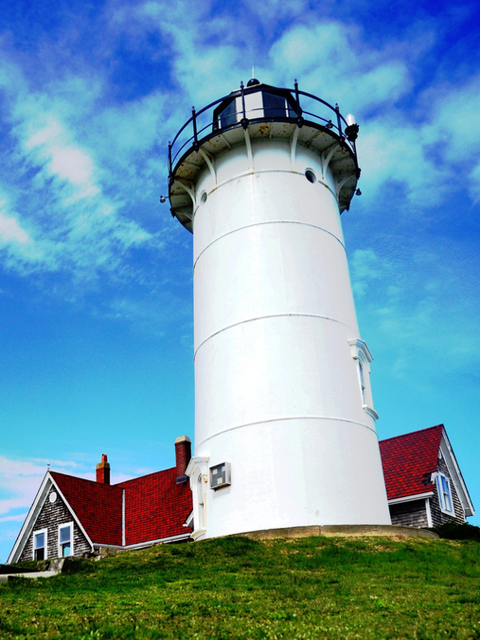
%> input picture HW1/images/lighthouse.png, 480 x 640 px
$ octave HW1_Task3.m   (GNU Octave 9; MATLAB toolbox functions it lacks are replaced by stand-ins)
%> lines starting %> are read from the running program, lines starting %| are printed output that depends on the picture
% Task 3 - Basic Image Processing in Octave

% Load the original RGB image
originalImage = imread('./images/lighthouse.png');
%> originalImage is the input picture: size 640x480x3 uint8; mean R, G, B 106.4, 150.1, 171.4

% Display the original RGB image
subplot(2, 2, 1);
imshow(originalImage);
title('Original RGB Image');

% Convert the original RGB image to grayscale
grayImage = rgb2gray(originalImage);
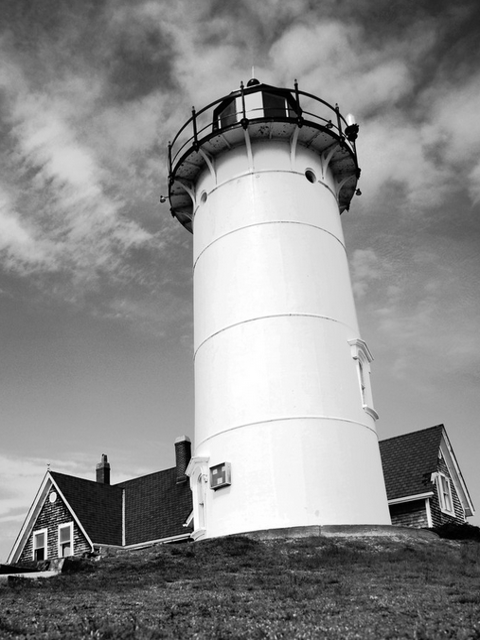
%> grayImage: size 640x480 uint8; min 0, max 255, mean 139.5

% Display the grayscale image
subplot(2, 2, 2);
imshow(grayImage);
title('Grayscale Image');

% Load the image package
pkg load image

% Rotate the original RGB image
rotatedImage = imrotate(originalImage, 45);
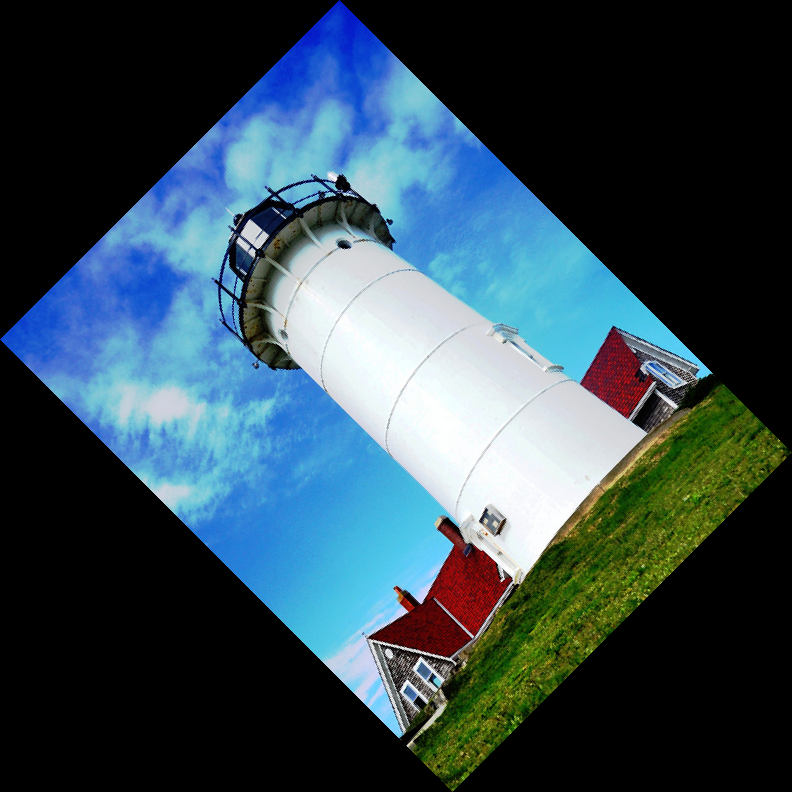
%> rotatedImage: size 792x792x3 uint8; mean R, G, B 52.1, 73.5, 83.9

% Display the rotated image
subplot(2, 2, 3);
imshow(rotatedImage);
title('Rotated Image');

% Display the histogram of the grayscale image
subplot(2, 2, 4);
imhist(grayImage);
title('Histogram of Grayscale Image');
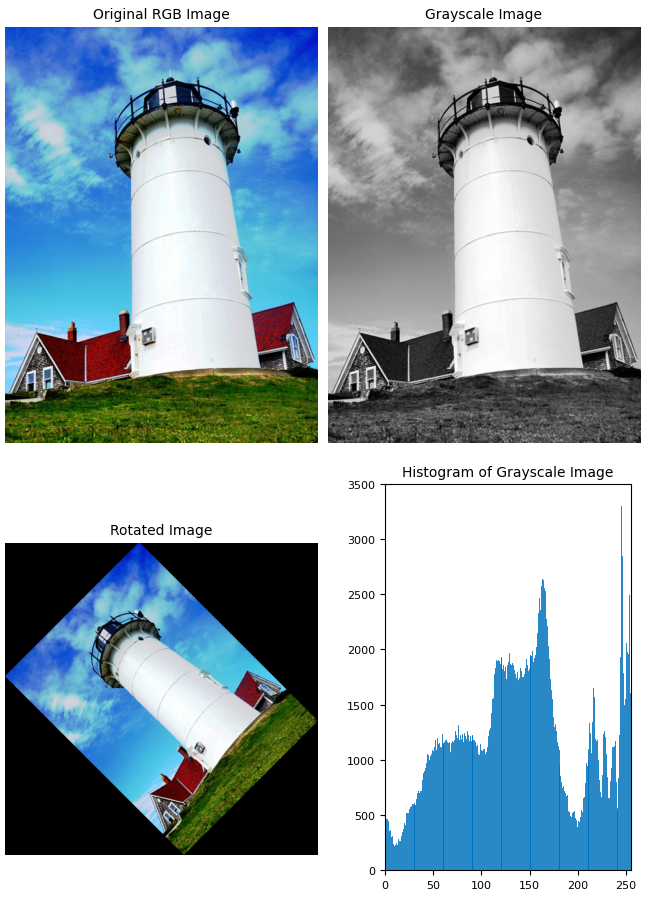
%> figure redrawn from the program's plot data, 4 panels

$ run again, with HW1/images/shadow.tif saved as HW1/images/lighthouse.png
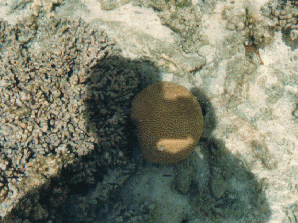
%> input picture HW1/images/shadow.tif, 298 x 223 px
%> `rotatedImage = imrotate(originalImage, 45);`:
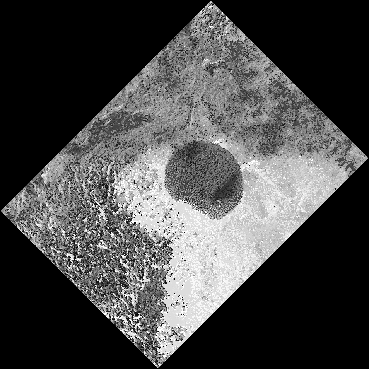
%> rotatedImage: size 369x369 uint8; min 0, max 255, mean 71.8
%> `title('Histogram of Grayscale Image');`:
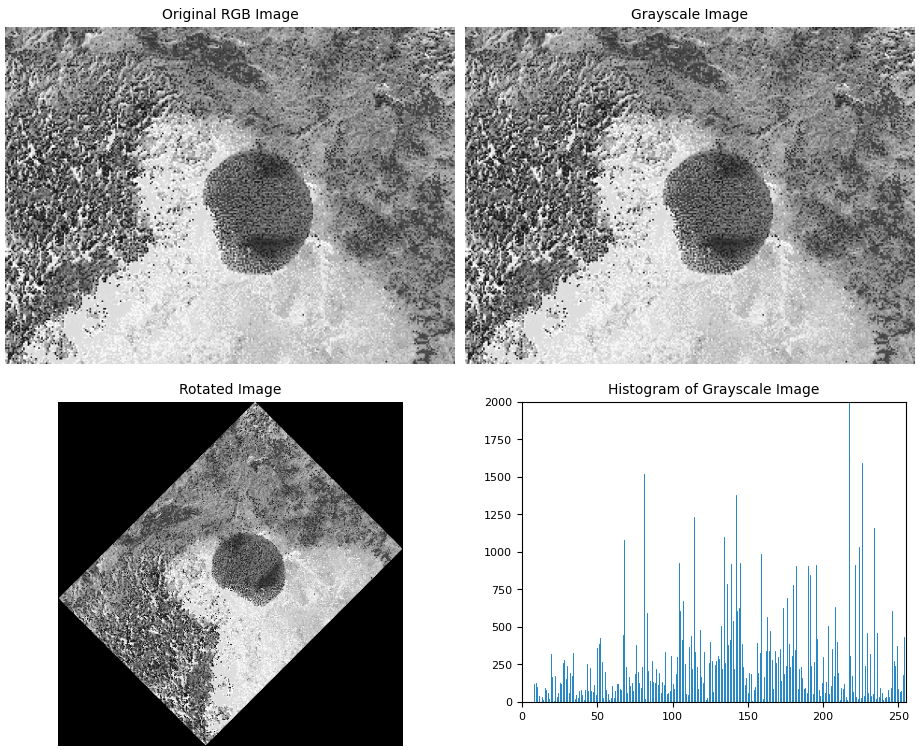
%> figure redrawn from the program's plot data, 4 panels
